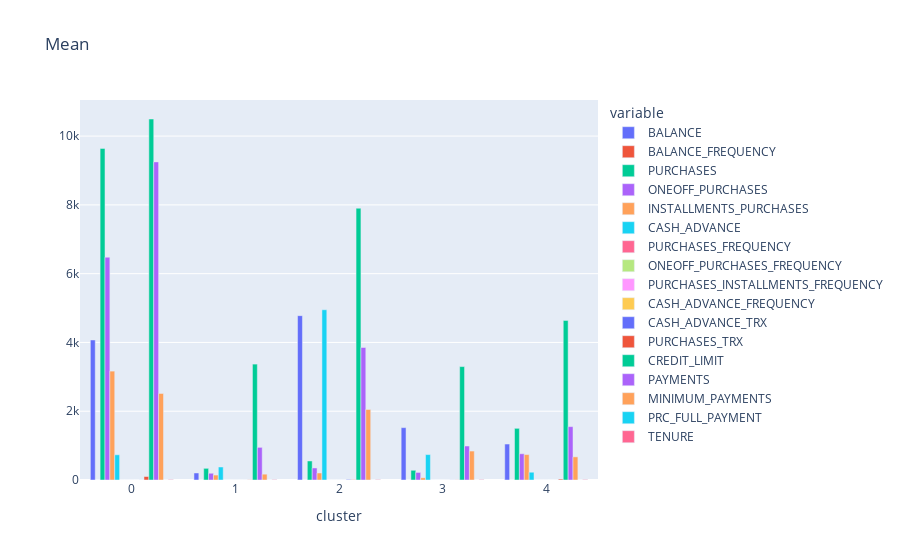

The cell this chart's notebook holds for it:
### Code cell
fig = px.bar(
    gb,
    barmode="group",
    title = "Mean"
)
fig.update_layout(xaxis_title="cluster", yaxis_title="")
fig.show()

### Figure 1 — Plotly figure (JSON) as saved in the notebook; plotly's stock layout.template omitted (floating-point values rounded to 4 significant figures)
{"data": [{"alignmentgroup": "True", "hovertemplate": "variable=BALANCE<br>index=%{x}<br>value=%{y}<extra></extra>", "legendgroup": "BALANCE", "marker": {"color": "#636efa", "pattern": {"shape": ""}}, "name": "BALANCE", "offsetgroup": "BALANCE", "orientation": "v", "showlegend": true, "textposition": "auto", "type": "bar", "x": [0, 1, 2, 3, 4], "xaxis": "x", "y": [4071.0, 204.4, 4779.0, 1522.0, 1046.0], "yaxis": "y"}, {"alignmentgroup": "True", "hovertemplate": "variable=BALANCE_FREQUENCY<br>index=%{x}<br>value=%{y}<extra></extra>", "legendgroup": "BALANCE_FREQUENCY", "marker": {"color": "#EF553B", "pattern": {"shape": ""}}, "name": "BALANCE_FREQUENCY", "offsetgroup": "BALANCE_FREQUENCY", "orientation": "v", "showlegend": true, "textposition": "auto", "type": "bar", "x": [0, 1, 2, 3, 4], "xaxis": "x", "y": [0.9836, 0.4767, 0.9661, 0.9638, 0.9675], "yaxis": "y"}, {"alignmentgroup": "True", "hovertemplate": "variable=PURCHASES<br>index=%{x}<br>value=%{y}<extra></extra>", "legendgroup": "PURCHASES", "marker": {"color": "#00cc96", "pattern": {"shape": ""}}, "name": "PURCHASES", "offsetgroup": "PURCHASES", "orientation": "v", "showlegend": true, "textposition": "auto", "type": "bar", "x": [0, 1, 2, 3, 4], "xaxis": "x", "y": [9642.0, 339.3, 553.7, 283.1, 1503.0], "yaxis": "y"}, {"alignmentgroup": "True", "hovertemplate": "variable=ONEOFF_PURCHASES<br>index=%{x}<br>value=%{y}<extra></extra>", "legendgroup": "ONEOFF_PURCHASES", "marker": {"color": "#ab63fa", "pattern": {"shape": ""}}, "name": "ONEOFF_PURCHASES", "offsetgroup": "ONEOFF_PURCHASES", "orientation": "v", "showlegend": true, "textposition": "auto", "type": "bar", "x": [0, 1, 2, 3, 4], "xaxis": "x", "y": [6479.0, 196.2, 350.0, 219.7, 763.3], "yaxis": "y"}, {"alignmentgroup": "True", "hovertemplate": "variable=INSTALLMENTS_PURCHASES<br>index=%{x}<br>value=%{y}<extra></extra>", "legendgroup": "INSTALLMENTS_PURCHASES", "marker": {"color": "#FFA15A", "pattern": {"shape": ""}}, "name": "INSTALLMENTS_PURCHASES", "offsetgroup": "INSTALLMENTS_PURCHASES", "orientation": "v", "showlegend": true, "textposition": "auto", "type": "bar", "x": [0, 1, 2, 3, 4], "xaxis": "x", "y": [3166.0, 143.5, 203.8, 63.6, 739.5], "yaxis": "y"}, {"alignmentgroup": "True", "hovertemplate": "variable=CASH_ADVANCE<br>index=%{x}<br>value=%{y}<extra></extra>", "legendgroup": "CASH_ADVANCE", "marker": {"color": "#19d3f3", "pattern": {"shape": ""}}, "name": "CASH_ADVANCE", "offsetgroup": "CASH_ADVANCE", "orientation": "v", "showlegend": true, "textposition": "auto", "type": "bar", "x": [0, 1, 2, 3, 4], "xaxis": "x", "y": [733.4, 378.2, 4951.0, 739.3, 226.0], "yaxis": "y"}, {"alignmentgroup": "True", "hovertemplate": "variable=PURCHASES_FREQUENCY<br>index=%{x}<br>value=%{y}<extra></extra>", "legendgroup": "PURCHASES_FREQUENCY", "marker": {"color": "#FF6692", "pattern": {"shape": ""}}, "name": "PURCHASES_FREQUENCY", "offsetgroup": "PURCHASES_FREQUENCY", "orientation": "v", "showlegend": true, "textposition": "auto", "type": "bar", "x": [0, 1, 2, 3, 4], "xaxis": "x", "y": [0.9407, 0.3157, 0.303, 0.183, 0.9162], "yaxis": "y"}, {"alignmentgroup": "True", "hovertemplate": "variable=ONEOFF_PURCHASES_FREQUENCY<br>index=%{x}<br>value=%{y}<extra></extra>", "legendgroup": "ONEOFF_PURCHASES_FREQUENCY", "marker": {"color": "#B6E880", "pattern": {"shape": ""}}, "name": "ONEOFF_PURCHASES_FREQUENCY", "offsetgroup": "ONEOFF_PURCHASES_FREQUENCY", "orientation": "v", "showlegend": true, "textposition": "auto", "type": "bar", "x": [0, 1, 2, 3, 4], "xaxis": "x", "y": [0.752, 0.07468, 0.1491, 0.09783, 0.3473], "yaxis": "y"}, {"alignmentgroup": "True", "hovertemplate": "variable=PURCHASES_INSTALLMENTS_FREQUENCY<br>index=%{x}<br>value=%{y}<extra></extra>", "legendgroup": "PURCHASES_INSTALLMENTS_FREQUENCY", "marker": {"color": "#FF97FF", "pattern": {"shape": ""}}, "name": "PURCHASES_INSTALLMENTS_FREQUENCY", "offsetgroup": "PURCHASES_INSTALLMENTS_FREQUENCY", "orientation": "v", "showlegend": true, "textposition": "auto", "type": "bar", "x": [0, 1, 2, 3, 4], "xaxis": "x", "y": [0.7826, 0.2235, 0.1962, 0.08591, 0.7397], "yaxis": "y"}, {"alignmentgroup": "True", "hovertemplate": "variable=CASH_ADVANCE_FREQUENCY<br>index=%{x}<br>value=%{y}<extra></extra>", "legendgroup": "CASH_ADVANCE_FREQUENCY", "marker": {"color": "#FECB52", "pattern": {"shape": ""}}, "name": "CASH_ADVANCE_FREQUENCY", "offsetgroup": "CASH_ADVANCE_FREQUENCY", "orientation": "v", "showlegend": true, "textposition": "auto", "type": "bar", "x": [0, 1, 2, 3, 4], "xaxis": "x", "y": [0.07255, 0.05423, 0.5086, 0.1496, 0.04393], "yaxis": "y"}, {"alignmentgroup": "True", "hovertemplate": "variable=CASH_ADVANCE_TRX<br>index=%{x}<br>value=%{y}<extra></extra>", "legendgroup": "CASH_ADVANCE_TRX", "marker": {"color": "#636efa", "pattern": {"shape": ""}}, "name": "CASH_ADVANCE_TRX", "offsetgroup": "CASH_ADVANCE_TRX", "orientation": "v", "showlegend": true, "textposition": "auto", "type": "bar", "x": [0, 1, 2, 3, 4], "xaxis": "x", "y": [2.322, 0.9386, 15.4, 2.906, 0.8259], "yaxis": "y"}, {"alignmentgroup": "True", "hovertemplate": "variable=PURCHASES_TRX<br>index=%{x}<br>value=%{y}<extra></extra>", "legendgroup": "PURCHASES_TRX", "marker": {"color": "#EF553B", "pattern": {"shape": ""}}, "name": "PURCHASES_TRX", "offsetgroup": "PURCHASES_TRX", "orientation": "v", "showlegend": true, "textposition": "auto", "type": "bar", "x": [0, 1, 2, 3, 4], "xaxis": "x", "y": [101.5, 4.36, 8.417, 3.42, 26.35], "yaxis": "y"}, {"alignmentgroup": "True", "hovertemplate": "variable=CREDIT_LIMIT<br>index=%{x}<br>value=%{y}<extra></extra>", "legendgroup": "CREDIT_LIMIT", "marker": {"color": "#00cc96", "pattern": {"shape": ""}}, "name": "CREDIT_LIMIT", "offsetgroup": "CREDIT_LIMIT", "orientation": "v", "showlegend": true, "textposition": "auto", "type": "bar", "x": [0, 1, 2, 3, 4], "xaxis": "x", "y": [10500.0, 3370.0, 7903.0, 3298.0, 4641.0], "yaxis": "y"}, {"alignmentgroup": "True", "hovertemplate": "variable=PAYMENTS<br>index=%{x}<br>value=%{y}<extra></extra>", "legendgroup": "PAYMENTS", "marker": {"color": "#ab63fa", "pattern": {"shape": ""}}, "name": "PAYMENTS", "offsetgroup": "PAYMENTS", "orientation": "v", "showlegend": true, "textposition": "auto", "type": "bar", "x": [0, 1, 2, 3, 4], "xaxis": "x", "y": [9250.0, 949.1, 3853.0, 988.6, 1552.0], "yaxis": "y"}, {"alignmentgroup": "True", "hovertemplate": "variable=MINIMUM_PAYMENTS<br>index=%{x}<br>value=%{y}<extra></extra>", "legendgroup": "MINIMUM_PAYMENTS", "marker": {"color": "#FFA15A", "pattern": {"shape": ""}}, "name": "MINIMUM_PAYMENTS", "offsetgroup": "MINIMUM_PAYMENTS", "orientation": "v", "showlegend": true, "textposition": "auto", "type": "bar", "x": [0, 1, 2, 3, 4], "xaxis": "x", "y": [2516.0, 169.3, 2050.0, 841.9, 673.0], "yaxis": "y"}, {"alignmentgroup": "True", "hovertemplate": "variable=PRC_FULL_PAYMENT<br>index=%{x}<br>value=%{y}<extra></extra>", "legendgroup": "PRC_FULL_PAYMENT", "marker": {"color": "#19d3f3", "pattern": {"shape": ""}}, "name": "PRC_FULL_PAYMENT", "offsetgroup": "PRC_FULL_PAYMENT", "orientation": "v", "showlegend": true, "textposition": "auto", "type": "bar", "x": [0, 1, 2, 3, 4], "xaxis": "x", "y": [0.3039, 0.2463, 0.03983, 0.01998, 0.263], "yaxis": "y"}, {"alignmentgroup": "True", "hovertemplate": "variable=TENURE<br>index=%{x}<br>value=%{y}<extra></extra>", "legendgroup": "TENURE", "marker": {"color": "#FF6692", "pattern": {"shape": ""}}, "name": "TENURE", "offsetgroup": "TENURE", "orientation": "v", "showlegend": true, "textposition": "auto", "type": "bar", "x": [0, 1, 2, 3, 4], "xaxis": "x", "y": [11.96, 10.5, 11.33, 11.83, 11.78], "yaxis": "y"}], "layout": {"barmode": "group", "legend": {"title": {"text": "variable"}, "tracegroupgap": 0}, "title": {"text": "Mean"}, "xaxis": {"anchor": "y", "domain": [0, 1], "title": {"text": "cluster"}}, "yaxis": {"anchor": "x", "domain": [0, 1], "title": {"text": ""}}}}
